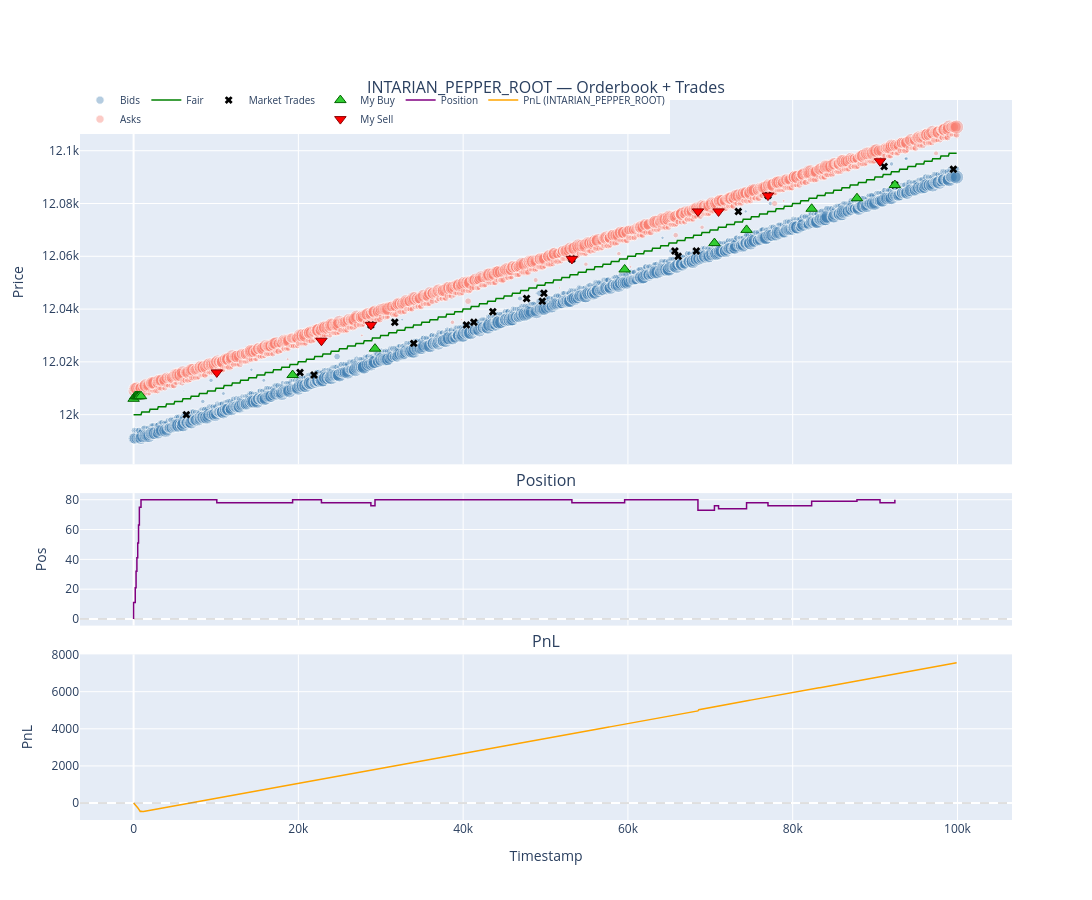

Write notebook code for a chart like this one.
### Code cell
fig = plot_review("INTARIAN_PEPPER_ROOT")
fig.show()

### Figure 1 — Plotly figure (JSON) as saved in the notebook; plotly's stock layout.template omitted (floating-point values rounded to 4 significant figures; data arrays with more than 128 entries replaced by an {"elided": "..."} marker saying what was removed)
{"data": [{"hovertemplate": "t=%{x}<br>p=%{y}<extra>Bid</extra>", "legendgroup": "ob", "marker": {"color": "steelblue", "opacity": 0.4, "size": {"elided": "1633 float values"}}, "mode": "markers", "name": "Bids", "type": "scatter", "x": {"elided": "1633 int values"}, "xaxis": "x", "y": {"elided": "1633 int values"}, "yaxis": "y"}, {"hovertemplate": "t=%{x}<br>p=%{y}<extra>Ask</extra>", "legendgroup": "ob", "marker": {"color": "salmon", "opacity": 0.4, "size": {"elided": "1597 float values"}}, "mode": "markers", "name": "Asks", "type": "scatter", "x": {"elided": "1597 int values"}, "xaxis": "x", "y": {"elided": "1597 int values"}, "yaxis": "y"}, {"legendgroup": "fair", "line": {"color": "green", "width": 1.5}, "mode": "lines", "name": "Fair", "type": "scatter", "x": {"elided": "1000 int values"}, "xaxis": "x", "y": {"elided": "1000 int values"}, "yaxis": "y"}, {"customdata": [4, 5, 3, 2, 4, 6, 6, 7, 4, 4, 3, 3, 2, 8, 7, 6, 7, 1, 6, 3, 3], "hovertemplate": "t=%{x}<br>p=%{y}<br>qty=%{customdata}<extra>Mkt</extra>", "legendgroup": "mkt", "marker": {"color": "black", "size": 7, "symbol": "x"}, "mode": "markers", "name": "Market Trades", "type": "scatter", "x": [6400, 20200, 21900, 28800, 31700, 34000, 40400, 41300, 43600, 47700, 49600, 49800, 53200, 65700, 66100, 68300, 73400, 77000, 91100, 92400, 99500], "xaxis": "x", "y": [12000, 12016, 12015, 12034, 12035, 12027, 12034, 12035, 12039, 12044, 12043, 12046, 12059, 12062, 12060, 12062, 12077, 12083, 12094, 12087, 12093], "yaxis": "y"}, {"customdata": [11, 10, 11, 9, 10, 12, 12, 5, 2, 4, 2, 3, 4, 3, 1, 2], "hovertemplate": "t=%{x}<br>p=%{y}<br>qty=%{customdata}<extra>My Buy</extra>", "legendgroup": "my", "marker": {"color": "limegreen", "line": {"color": "darkgreen", "width": 1}, "size": 10, "symbol": "triangle-up"}, "mode": "markers", "name": "My Buy", "type": "scatter", "x": [0, 200, 300, 400, 500, 600, 700, 900, 19300, 29300, 59600, 70500, 74400, 82300, 87800, 92400], "xaxis": "x", "y": [12006, 12007, 12007, 12007, 12007, 12007, 12007, 12007, 12015, 12025, 12055, 12065, 12070, 12078, 12082, 12087], "yaxis": "y"}, {"customdata": [2, 2, 2, 2, 7, 2, 2, 2], "hovertemplate": "t=%{x}<br>p=%{y}<br>qty=%{customdata}<extra>My Sell</extra>", "legendgroup": "my", "marker": {"color": "red", "line": {"color": "darkred", "width": 1}, "size": 10, "symbol": "triangle-down"}, "mode": "markers", "name": "My Sell", "type": "scatter", "x": [10100, 22800, 28800, 53200, 68500, 71000, 77000, 90600], "xaxis": "x", "y": [12016, 12028, 12034, 12059, 12077, 12077, 12083, 12096], "yaxis": "y"}, {"hovertemplate": "t=%{x}<br>pos=%{y}<extra></extra>", "legendgroup": "pos", "line": {"color": "purple", "shape": "hv", "width": 1.5}, "mode": "lines", "name": "Position", "type": "scatter", "x": [0, 0, 200, 300, 400, 500, 600, 700, 900, 10100, 19300, 22800, 28800, 29300, 53200, 59600, 68500, 70500, 71000, 74400, 77000, 82300, 87800, 90600, 92400], "xaxis": "x2", "y": [0, 11, 21, 32, 41, 51, 63, 75, 80, 78, 80, 78, 76, 80, 78, 80, 73, 76, 74, 78, 76, 79, 80, 78, 80], "yaxis": "y2"}, {"hovertemplate": "t=%{x}<br>PnL=%{y:.1f}<extra></extra>", "legendgroup": "pnl", "line": {"color": "orange", "width": 1.5}, "mode": "lines", "name": "PnL (INTARIAN_PEPPER_ROOT)", "type": "scatter", "x": {"elided": "1000 int values"}, "xaxis": "x3", "y": {"elided": "1000 float values"}, "yaxis": "y3"}], "layout": {"annotations": [{"font": {"size": 16}, "showarrow": false, "text": "INTARIAN_PEPPER_ROOT — Orderbook + Trades", "x": 0.5, "xanchor": "center", "xref": "paper", "y": 1, "yanchor": "bottom", "yref": "paper"}, {"font": {"size": 16}, "showarrow": false, "text": "Position", "x": 0.5, "xanchor": "center", "xref": "paper", "y": 0.454, "yanchor": "bottom", "yref": "paper"}, {"font": {"size": 16}, "showarrow": false, "text": "PnL", "x": 0.5, "xanchor": "center", "xref": "paper", "y": 0.23, "yanchor": "bottom", "yref": "paper"}], "height": 900, "hovermode": "x unified", "legend": {"font": {"size": 10}, "orientation": "h", "x": 0, "y": 1.02}, "shapes": [{"line": {"color": "gray", "dash": "dash", "width": 0.5}, "type": "line", "x0": 0, "x1": 1, "xref": "x2 domain", "y0": 0, "y1": 0, "yref": "y2"}, {"line": {"color": "gray", "dash": "dash", "width": 0.5}, "type": "line", "x0": 0, "x1": 1, "xref": "x3 domain", "y0": 0, "y1": 0, "yref": "y3"}], "width": 1200, "xaxis": {"anchor": "y", "domain": [0, 1], "matches": "x3", "showticklabels": false}, "xaxis2": {"anchor": "y2", "domain": [0, 1], "matches": "x3", "showticklabels": false}, "xaxis3": {"anchor": "y3", "domain": [0, 1], "title": {"text": "Timestamp"}}, "yaxis": {"anchor": "x", "domain": [0.494, 1], "title": {"text": "Price"}}, "yaxis2": {"anchor": "x2", "domain": [0.27, 0.454], "title": {"text": "Pos"}}, "yaxis3": {"anchor": "x3", "domain": [0, 0.23], "title": {"text": "PnL"}}}}
